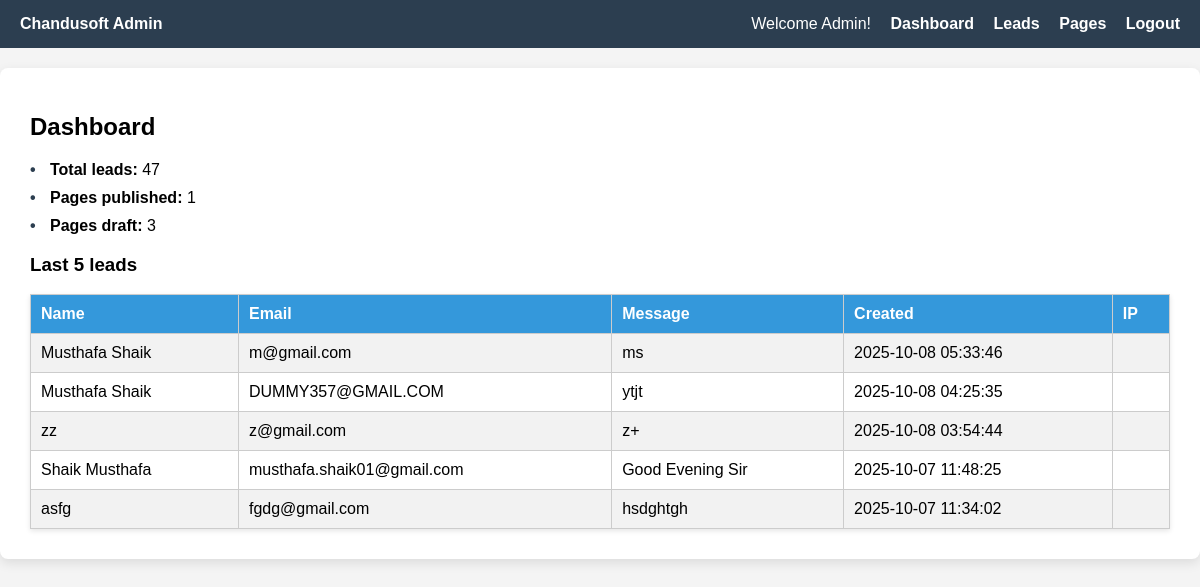
Page /app/dashboard.php (signed in) on the committed database.
### tables this page shows
CREATE TABLE `leads` (
  `id` int unsigned NOT NULL AUTO_INCREMENT,
  `name` varchar(100) NOT NULL,
  `email` varchar(100) NOT NULL,
  `message` text NOT NULL,
  `created_at` timestamp NULL DEFAULT CURRENT_TIMESTAMP,
  `IP` varchar(45) DEFAULT NULL,
  PRIMARY KEY (`id`)
);

### app/dashboard.php (the view, shortened to what this page needs)
<?php
$user = $_SESSION['user'];
$role = htmlspecialchars(ucfirst($user['role'] ?? 'Editor'));
$conn = new mysqli('localhost', 'root', '', 'chandusoft');
$resultLatest = $conn->query("SELECT * FROM leads ORDER BY id DESC LIMIT 5");
?>
<!DOCTYPE html>
<html>
<head>
</head>
<body>
<div class="navbar">
    <div><strong>Chandusoft Admin</strong></div>
    <div class="links">
        Welcome <?= $role ?>!
        <a href="../app/dashboard.php">Dashboard</a>
        <a href="../admin/admin-leads.php">Leads</a>
        <a href="../admin/pages.php">Pages</a>
        <a href="../admin/logout.php">Logout</a>
    </div>
</div>
<div class="dashboard-box">
    <h2>Dashboard</h2>
    <ul>
        <li><strong>Total leads:</strong> <?= $conn->query("SELECT COUNT(*) as count FROM leads")->fetch_assoc()['count'] ?></li>
        <li><strong>Pages published:</strong> <?= $conn->query("SELECT COUNT(*) as count FROM pages WHERE status='published'")->fetch_assoc()['count'] ?></li>
        <li><strong>Pages draft:</strong> <?= $conn->query("SELECT COUNT(*) as count FROM pages WHERE status='draft'")->fetch_assoc()['count'] ?></li>
    </ul>
    <h3>Last 5 leads</h3>
    <table>
        <tr>
            <th>Name</th>
            <th>Email</th>
            <th>Message</th>
            <th>Created</th>
            <th>IP</th>
        </tr>
        <?php while ($row = $resultLatest->fetch_assoc()): ?>
            <tr>
                <td><?= htmlspecialchars($row['name']) ?></td>
                <td><?= htmlspecialchars($row['email']) ?></td>
                <td><?= htmlspecialchars($row['message']) ?></td>
                <td><?= htmlspecialchars($row['created_at']) ?></td>
               <td><?= !empty($row['IP']) ? htmlspecialchars($row['IP']) : '' ?></td>
            </tr>
        <?php endwhile; ?>
    </table>
</div>
</body>
</html>

### app/dashboard.php (style rules this page uses)
body { font-family: Arial, sans-serif; background: #f4f4f4; margin: 0; padding: 0; }
.navbar { background-color: #2c3e50; color: white; padding: 15px 20px; display: flex; justify-content: space-between; align-items: center; }
.navbar .links a { color: white; text-decoration: none; margin-left: 15px; font-weight: bold; }
.dashboard-box { background: #fff; border-radius: 8px; padding: 30px; box-shadow: 0 4px 12px rgba(0,0,0,0.1); max-width: 1200px; margin: 20px auto; }
h2 { margin-top: 15px; }
ul { list-style: none; padding-left: 0; }
li { margin-bottom: 10px; position: relative; padding-left: 20px; }
li::before { content: "•"; position: absolute; left: 0; color: #2c3e50; font-weight: bold; }
table { border-collapse: collapse; width: 100%; margin-top: 15px; box-shadow: 0 2px 5px rgba(0,0,0,0.1); }
th, td { border: 1px solid #ccc; padding: 10px; text-align: left; }
th { background-color: #3498db; color: white; }
tr:nth-child(even) { background: #f2f2f2; }

### rows in the picture
leads: name "Musthafa Shaik", email "m@gmail.com", message "ms", created_at "2025-10-08 05:33:46"
leads: name "Musthafa Shaik", email "DUMMY357@GMAIL.COM", message "ytjt", created_at "2025-10-08 04:25:35"
leads: name "zz", email "z@gmail.com", message "z+", created_at "2025-10-08 03:54:44"
leads: name "Shaik Musthafa", email "musthafa.shaik01@gmail.com", message "Good Evening Sir", created_at "2025-10-07 11:48:25"
leads: name "asfg", email "fgdg@gmail.com", message "hsdghtgh", created_at "2025-10-07 11:34:02"

### other values in the picture
$role "Admin"
